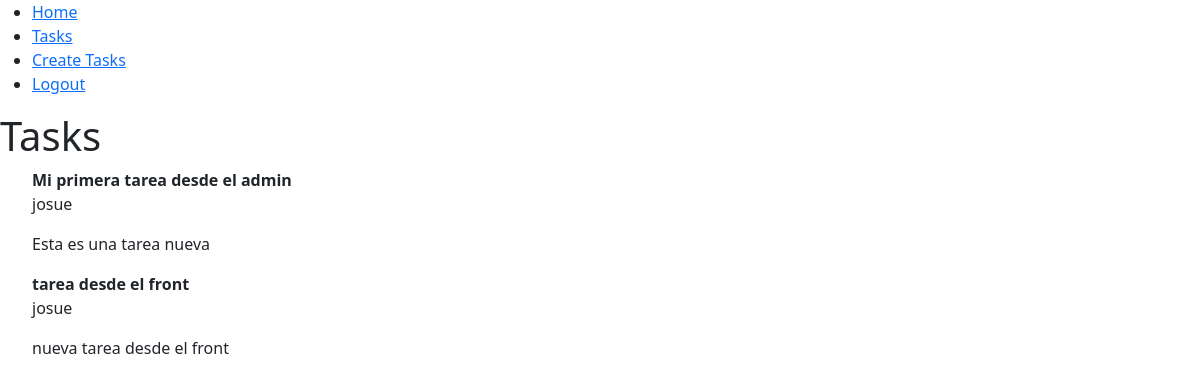
Page /tasks/ (signed in) on the earlier database version.
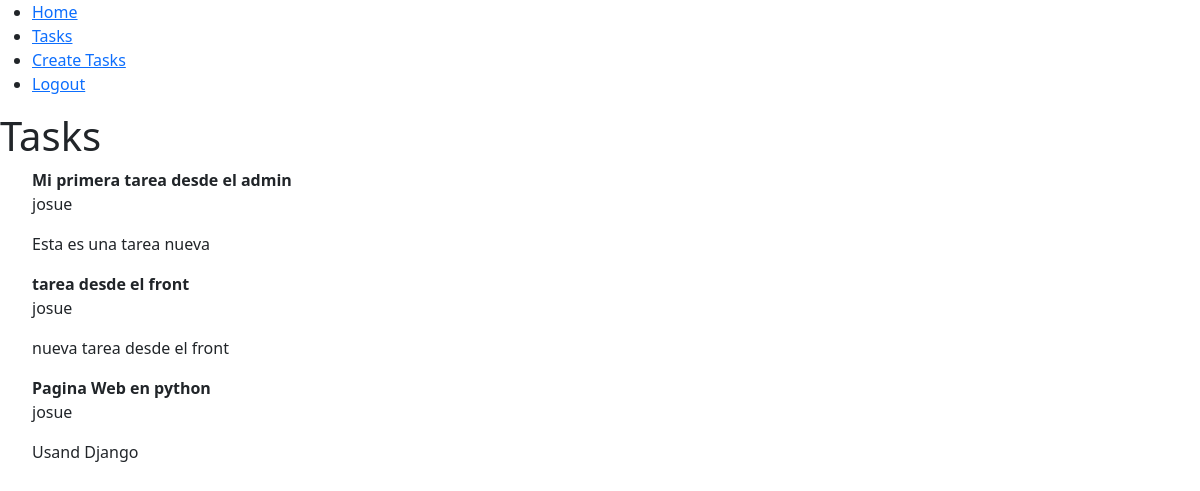
Same page on the later database version.
### tasks/models.py (models this page shows, shortened)
class Tasks(models.Model):
    title = models.CharField(max_length=200)
    description = models.TextField(blank=True)
    created = models.DateTimeField(auto_now_add=True)
    datecompleted = models.DateTimeField(null=True)
    important = models.BooleanField(default=False)
    user = models.ForeignKey(User, on_delete=models.CASCADE)

### tasks/views.py (the view)
# urls.py: path('' ,include('tasks.urls'))
def tasks(request):
    tasks = Tasks.objects.filter(user=request.user)
    return render(request, 'tasks.html', {
        'tasks': tasks
    })

### tasks/templates/tasks.html
{% extends 'base.html' %}
{% block content %}
<h1>Tasks</h1>
<ul>
    {% for task in tasks %}
        {% if task.important == True %}
            <strong> {{task.title}} </strong>
        {% else %}
            <li>{{task.title}}</li>
        {% endif %}
        <p> {{ task.user.username }} </p>
        <p> {{ task.description }} </p>
    {% endfor %}
</ul>
{% endblock %}

### tasks/templates/base.html (shortened to what this page needs)
<!doctype html>
<html lang="en">
<head>
  <link href="https://cdn.jsdelivr.net/npm/bootstrap@5.2.1/dist/css/bootstrap.min.css" rel="stylesheet"
>
</head>
<body>
    <nav>
        <ul>
            <li><a href="{% url 'home' %}">Home</a></li>
            {% if user.is_authenticated %}
              <li><a href="{% url 'tasks' %}">Tasks</a></li>
              <li><a href="{% url 'create_task' %}">Create Tasks</a></li>
              <li><a href="{% url 'logout' %}">Logout</a></li>
            {% else %}
              <li><a href="{% url 'signup' %}">Signup</a></li>
              <li><a href="{% url 'signin' %}">Signin</a></li>
            {% endif %}
        </ul>
    </nav>
    {% block content %}
    {% endblock %}
</body>
</html>

Differences in the rows shown:
added Tasks: title "Pagina Web en python", user.username "josue", description "Usand Django"
